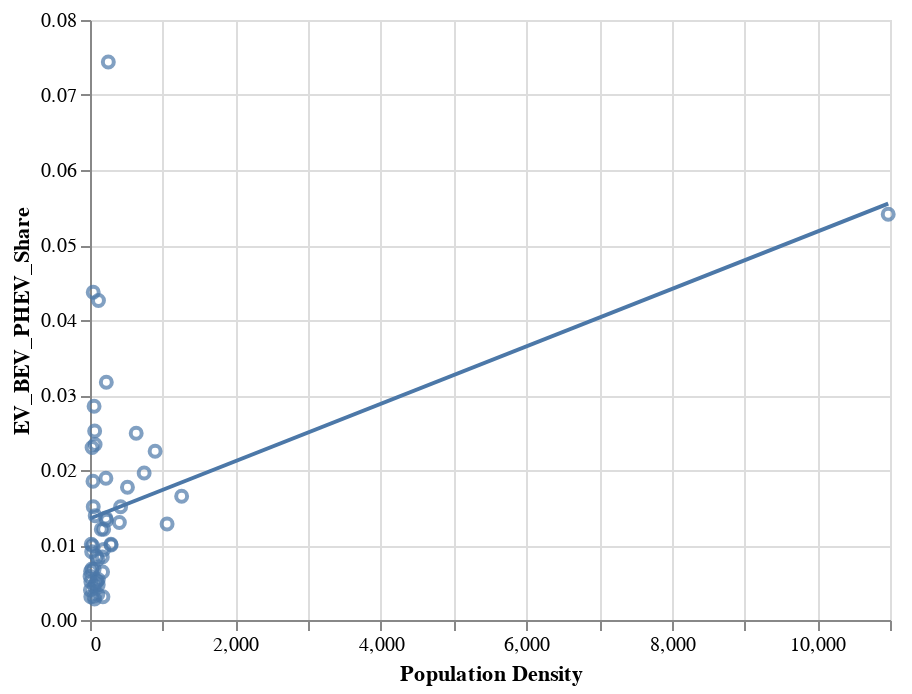

Notebook cell for this chart:
### Code cell
import altair as alt

sc_plot=alt.Chart(filescombined).mark_point().encode(
    x="Population Density",
    y="EV_BEV_PHEV_Share"
)

sc_plot + sc_plot.transform_regression("Population Density", "EV_BEV_PHEV_Share").mark_line()
